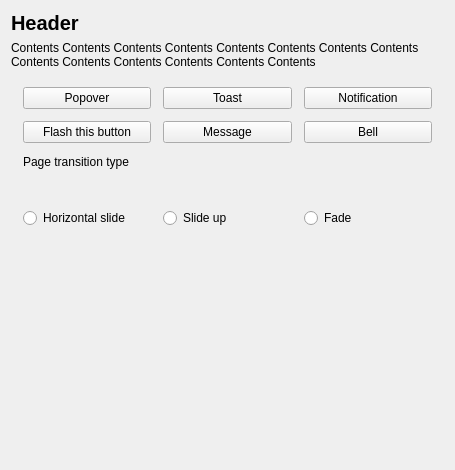
<?xml version="1.0" encoding="UTF-8"?>
<ui version="4.0">
 <class>Page2</class>
 <widget class="QWidget" name="Page2">
  <property name="geometry">
   <rect>
    <x>0</x>
    <y>0</y>
    <width>455</width>
    <height>470</height>
   </rect>
  </property>
  <property name="windowTitle">
   <string>Form</string>
  </property>
  <layout class="QVBoxLayout" name="verticalLayout">
   <item>
    <widget class="QLabel" name="heading">
     <property name="font">
      <font>
       <pointsize>15</pointsize>
       <weight>75</weight>
       <bold>true</bold>
      </font>
     </property>
     <property name="text">
      <string>Header</string>
     </property>
     <property name="textFormat">
      <enum>Qt::PlainText</enum>
     </property>
     <property name="scaledContents">
      <bool>true</bool>
     </property>
     <property name="alignment">
      <set>Qt::AlignLeading|Qt::AlignLeft|Qt::AlignTop</set>
     </property>
     <property name="wordWrap">
      <bool>true</bool>
     </property>
    </widget>
   </item>
   <item>
    <widget class="QLabel" name="contents">
     <property name="sizePolicy">
      <sizepolicy hsizetype="Preferred" vsizetype="Minimum">
       <horstretch>0</horstretch>
       <verstretch>0</verstretch>
      </sizepolicy>
     </property>
     <property name="text">
      <string>Contents Contents Contents Contents Contents Contents Contents Contents Contents Contents Contents Contents Contents Contents </string>
     </property>
     <property name="alignment">
      <set>Qt::AlignLeading|Qt::AlignLeft|Qt::AlignTop</set>
     </property>
     <property name="wordWrap">
      <bool>true</bool>
     </property>
    </widget>
   </item>
   <item>
    <layout class="QGridLayout" name="gridLayout">
     <property name="leftMargin">
      <number>12</number>
     </property>
     <property name="topMargin">
      <number>12</number>
     </property>
     <property name="rightMargin">
      <number>12</number>
     </property>
     <property name="bottomMargin">
      <number>12</number>
     </property>
     <property name="spacing">
      <number>12</number>
     </property>
     <item row="1" column="2">
      <widget class="QPushButton" name="soundButton">
       <property name="text">
        <string>Bell</string>
       </property>
      </widget>
     </item>
     <item row="3" column="1">
      <widget class="QRadioButton" name="pt_SlideUp">
       <property name="sizePolicy">
        <sizepolicy hsizetype="Expanding" vsizetype="Expanding">
         <horstretch>0</horstretch>
         <verstretch>0</verstretch>
        </sizepolicy>
       </property>
       <property name="text">
        <string>Slide up</string>
       </property>
      </widget>
     </item>
     <item row="0" column="2">
      <widget class="QPushButton" name="notificationButton">
       <property name="text">
        <string>Notification</string>
       </property>
      </widget>
     </item>
     <item row="1" column="0">
      <widget class="QPushButton" name="errorFlashButton">
       <property name="text">
        <string>Flash this button</string>
       </property>
      </widget>
     </item>
     <item row="3" column="0">
      <widget class="QRadioButton" name="pt_SlideLeft">
       <property name="sizePolicy">
        <sizepolicy hsizetype="Expanding" vsizetype="Expanding">
         <horstretch>0</horstretch>
         <verstretch>0</verstretch>
        </sizepolicy>
       </property>
       <property name="text">
        <string>Horizontal slide</string>
       </property>
      </widget>
     </item>
     <item row="0" column="0">
      <widget class="QPushButton" name="popoverButton">
       <property name="sizePolicy">
        <sizepolicy hsizetype="Preferred" vsizetype="Preferred">
         <horstretch>0</horstretch>
         <verstretch>0</verstretch>
        </sizepolicy>
       </property>
       <property name="text">
        <string>Popover</string>
       </property>
      </widget>
     </item>
     <item row="0" column="1">
      <widget class="QPushButton" name="toastButton">
       <property name="sizePolicy">
        <sizepolicy hsizetype="Preferred" vsizetype="Preferred">
         <horstretch>0</horstretch>
         <verstretch>0</verstretch>
        </sizepolicy>
       </property>
       <property name="text">
        <string>Toast</string>
       </property>
      </widget>
     </item>
     <item row="1" column="1">
      <widget class="QPushButton" name="messageButton">
       <property name="text">
        <string>Message</string>
       </property>
      </widget>
     </item>
     <item row="3" column="2">
      <widget class="QRadioButton" name="pt_Fade">
       <property name="sizePolicy">
        <sizepolicy hsizetype="Expanding" vsizetype="Expanding">
         <horstretch>0</horstretch>
         <verstretch>0</verstretch>
        </sizepolicy>
       </property>
       <property name="text">
        <string>Fade</string>
       </property>
      </widget>
     </item>
     <item row="2" column="0" colspan="3">
      <widget class="QLabel" name="label">
       <property name="text">
        <string>Page transition type</string>
       </property>
      </widget>
     </item>
    </layout>
   </item>
   <item>
    <spacer name="verticalSpacer">
     <property name="orientation">
      <enum>Qt::Vertical</enum>
     </property>
     <property name="sizeHint" stdset="0">
      <size>
       <width>17</width>
       <height>37</height>
      </size>
     </property>
    </spacer>
   </item>
  </layout>
 </widget>
 <resources/>
 <connections/>
</ui>
